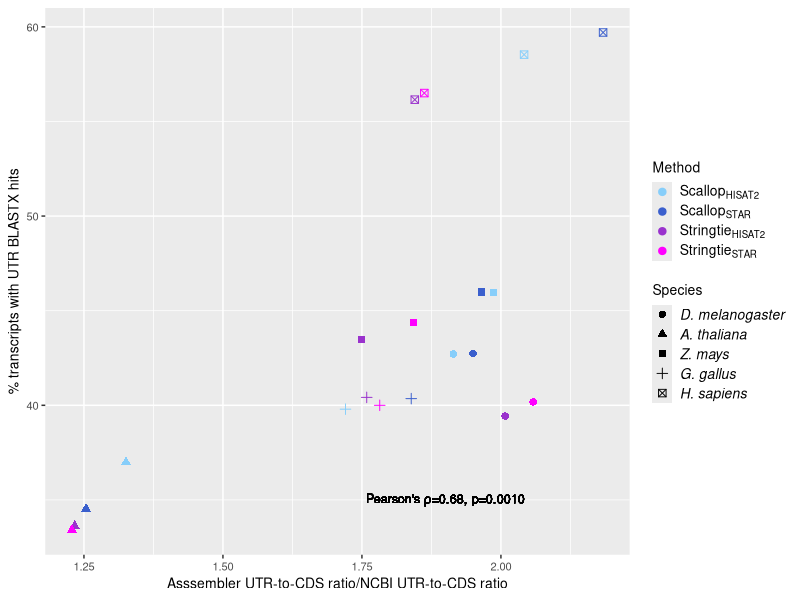
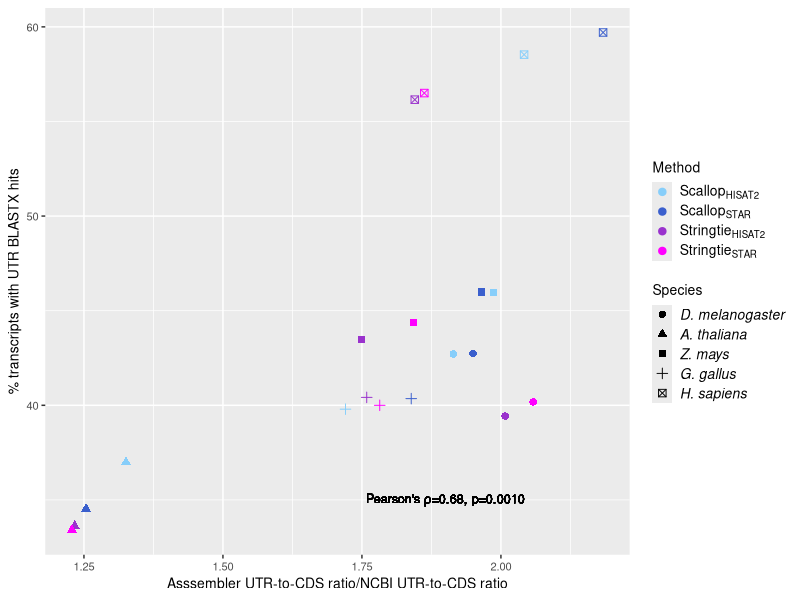

Recreate these plots in R, in order.
## ---- chunk 1
currentdir=getwd()
setwd(currentdir)
library(tidyverse)
## ---- chunk 2
annotations <-read_csv("../../data/Table_S3.csv")
annotations <- annotations %>% filter(group!="heliconines") %>% filter(method %in% c("ScalHisat","ScalStar","StrHisat","StrStar"))
pred_utrs <- annotations %>% select(species,group,method,PredUtrCdsRatio,NumberCdsWithAnnotatedUtrs,NumberTscriptUtrBlastxHitToSpecies)
genomeQC <-read_csv("../../data/GenomeQcMetrics_2024.11.25.csv")
genome_utr <- genomeQC %>% select(Species,RefMedianUtrCdsRatio) %>%
              dplyr::rename(species=Species)
genome_utr <- genome_utr %>% mutate(species = str_replace(species, "dmelanogaster", "D. melanogaster")) %>%
              mutate(species = str_replace(species, "dpseudoobscura", "D. pseudoobscura")) %>%  
              mutate(species = str_replace(species, "dyakuba", "D. yakuba")) %>%
              mutate(species = str_replace(species, "alyrata", "A. lyrata")) %>%
              mutate(species = str_replace(species, "athaliana", "A. thaliana")) %>%
              mutate(species = str_replace(species, "boleracea", "B. oleracea")) %>%
              mutate(species = str_replace(species, "crubella", "C. rubella")) %>%
              mutate(species = str_replace(species, "osativa", "O. sativa")) %>%
              mutate(species = str_replace(species, "sitalica", "S. italica")) %>%
              mutate(species = str_replace(species, "bdistachyon", "B. distachyon")) %>%
              mutate(species = str_replace(species, "zmays", "Z. mays")) %>%
              mutate(species = str_replace(species, "bmori", "B. mori")) %>%
              mutate(species = str_replace(species, "herato", "H. erato")) %>%
              mutate(species = str_replace(species, "dplexippus", "D. plexippus")) %>%
              mutate(species = str_replace(species, "human", "H. sapiens")) %>%
              mutate(species = str_replace(species, "macaque", "M. mulatta")) %>%
              mutate(species = str_replace(species, "dog", "C. familiaris")) %>%
              mutate(species = str_replace(species, "mouse", "M. musculus")) %>%
              mutate(species = str_replace(species, "chicken", "G. gallus")) %>%
              mutate(species = str_replace(species, "quail", "C. japonica")) %>%
              mutate(species = str_replace(species, "mallard", "A. platyrhynchos"))

data <-left_join(pred_utrs,genome_utr,by = join_by(species))
data <- data %>% mutate_at(vars(species),factor,levels=c("D. melanogaster","D. pseudoobscura",
              "D. yakuba", "A. thaliana", "A. lyrata","B. oleracea","C. rubella","Z. mays","O. sativa","S. italica",
               "B. distachyon", "G. gallus","A. platyrhynchos","C. japonica","H. sapiens","M. mulatta","C. familiaris","M. musculus","B. mori","H. erato","D. plexippus"))

data4sp <- data %>% filter(species %in% c("D. melanogaster","G. gallus","Z. mays","H. sapiens","A. thaliana")) %>%
mutate(PcentTscriptsUtrBlastx=100*NumberTscriptUtrBlastxHitToSpecies/NumberCdsWithAnnotatedUtrs)
## ---- chunk 3
cortest<-cor.test(data4sp$PcentTscriptsUtrBlastx,data4sp$PredUtrCdsRatio/data4sp$RefMedianUtrCdsRatio)
print(cortest)
method_labels <- c(expression(Scallop[HISAT2]),expression(Scallop[STAR]),
    expression(Stringtie[HISAT2]),expression(Stringtie[STAR]))
## ---- chunk 4
utrratio_toblastxfrac_plot <- data4sp %>% ggplot() + 
      geom_point(mapping=aes(y=PcentTscriptsUtrBlastx,x=PredUtrCdsRatio/RefMedianUtrCdsRatio,color=method,shape=species),size=2.2) +
      xlab("Asssembler UTR-to-CDS ratio/NCBI UTR-to-CDS ratio") +
      ylab("% transcripts with UTR BLASTX hits") +
      scale_color_manual(labels=method_labels,values=c("lightskyblue", "royalblue3","darkorchid3", "magenta")) +
     guides(color = guide_legend(title = "Method",order=1,label.theme = element_text(angle = 0, size=10,face = "plain"))) +
     guides(shape = guide_legend(title = "Species",order=2,label.theme = element_text(angle = 0, size=10,face = "italic"))) +
     theme(legend.text.align = 0,legend.spacing.y = unit(0.15, "cm"),legend.key.size= unit(0.5, "cm"))  +
     theme(text = element_text(size=10)) +
  geom_text(x=1.9,y=35,label=expression(paste("Pearson's ",rho,"=0.68, p=0.0010")),size=3.2)

print(utrratio_toblastxfrac_plot)
ggsave(file="Figure8.tiff",width=5,height=3.5)
